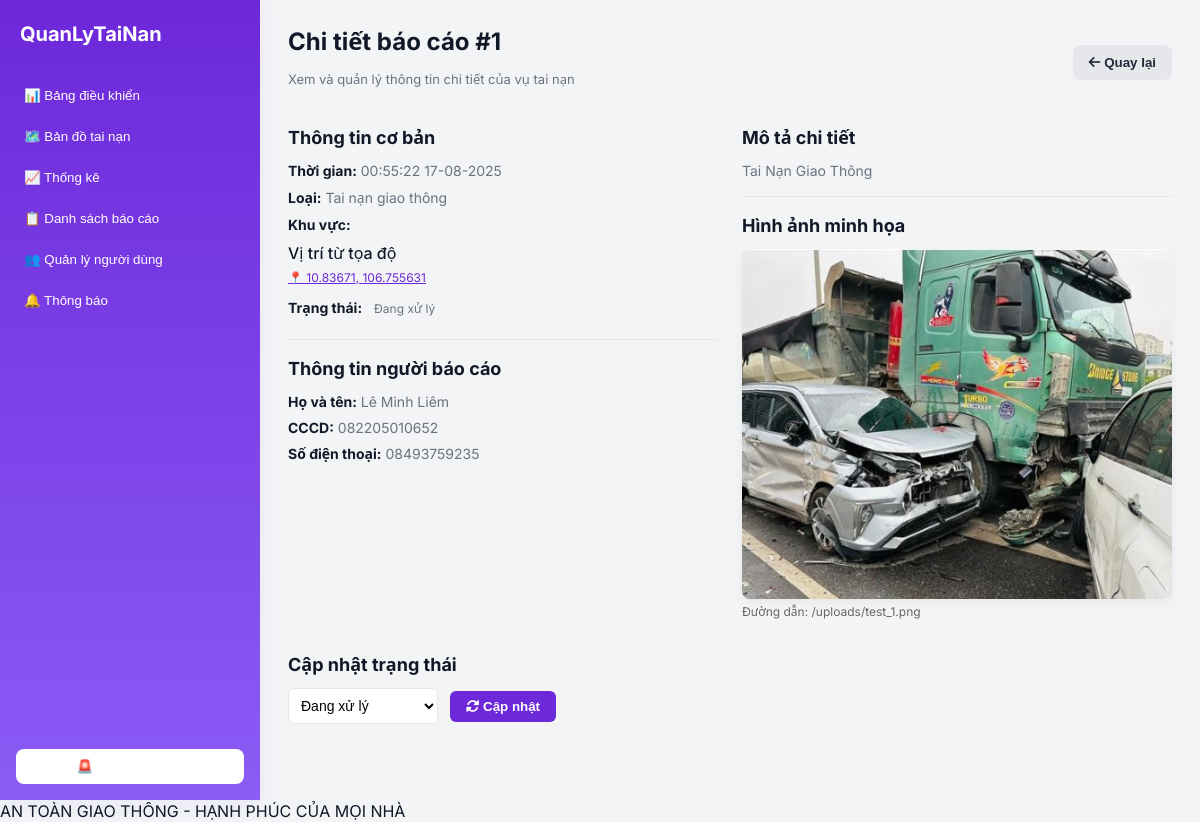
Page /admin/report/1 (signed in) on the earlier database version.
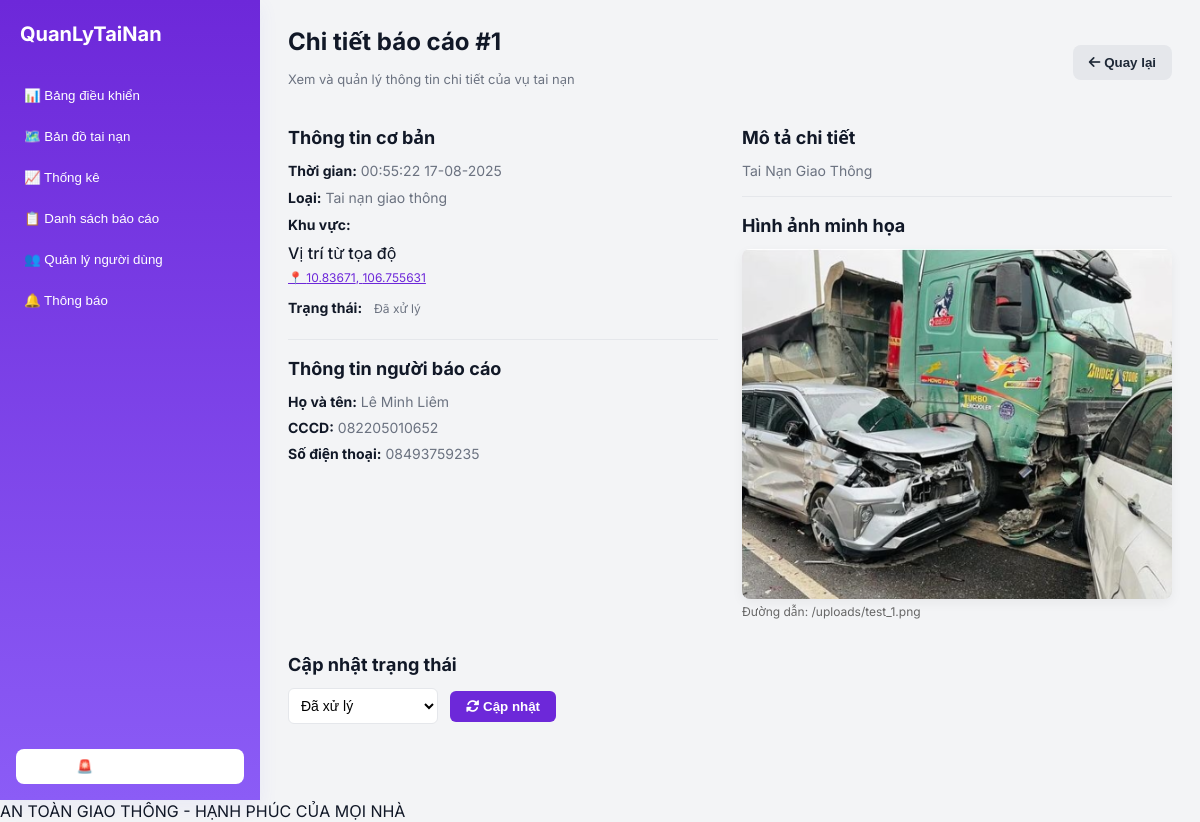
Same page on the later database version.
### back-end/database/models.py (models this page shows)
class AccidentReport(db.Model):
    __tablename__ = 'accident_report'
    id = db.Column(db.Integer, primary_key=True)
    name = db.Column(db.String(100), nullable=False)
    cccd = db.Column(db.String(12), nullable=False)
    phone = db.Column(db.String(20))
    image_filename = db.Column(db.String(255), nullable=False)
    location = db.Column(db.String(255), nullable=False)
    description = db.Column(db.Text, nullable=False)
    timestamp = db.Column(db.DateTime, default=datetime.utcnow)
    status = db.Column(db.String(50), default="Đang xử lý")
    severity = db.Column(db.String(50)) # Thêm cột này
    lat = db.Column(db.Float) # Thêm cột này
    lng = db.Column(db.Float) # Thêm cột này

### back-end/app.py (the view)
@app.route('/admin/report/<int:report_id>')
@login_required
def report_detail(report_id):
    report = AccidentReport.query.get_or_404(report_id)
    vietnam_timestamp = convert_to_vietnam_time(report.timestamp) if report.timestamp else None
    lat = None
    lng = None
    location_display = report.location or 'Không có tọa độ'
    if report.location and ',' in report.location:
        try:
            coords = report.location.split(',')
            lat = float(coords[0].strip())
            lng = float(coords[1].strip())
            location_display = 'Vị trí từ tọa độ'  # Text tùy chỉnh khi parse thành công
        except (ValueError, IndexError):
            pass  # Nếu parse lỗi, giữ nguyên location
    if report.lat and report.lng:
        lat = report.lat
        lng = report.lng
        location_display = report.location or 'Không rõ vị trí'
    return render_template('report_detail.html',
                           report=report,
                           vietnam_timestamp=vietnam_timestamp,  # Thời gian đã convert
                           lat=lat,
                           lng=lng,
                           location_display=location_display)  # Chuỗi hiển thị

### back-end/app.py (called while the page is built)
def convert_to_vietnam_time(utc_dt):
    if utc_dt:
        vietnam_timezone = pytz.timezone('Asia/Ho_Chi_Minh')
        utc_dt = pytz.utc.localize(utc_dt)
        return utc_dt.astimezone(vietnam_timezone)
    return None

def login_required(f):
    @functools.wraps(f)
    def decorated_function(*args, **kwargs):
        if 'logged_in' not in session:
            flash('Vui lòng đăng nhập để truy cập trang này.', 'error')
            return redirect(url_for('admin_login'))
        return f(*args, **kwargs)
    return decorated_function

### fornt-end/templates/report_detail.html (shortened to what this page needs)
<!DOCTYPE html>
<html lang="vi">
<head>
    <link rel="stylesheet" href="{{ url_for('static', filename='css/dashboard.css') }}">
    <link rel="stylesheet" href="{{ url_for('static', filename='css/report_detail.css') }}">
    <link rel="stylesheet" href="https://cdnjs.cloudflare.com/ajax/libs/font-awesome/6.0.0-beta3/css/all.min.css">
</head>
<body>
    <div class="app">
        <aside class="sidebar">
            <div class="brand">QuanLyTaiNan</div>
            <nav class="menu" aria-label="Main">
                <button class="menu-link" data-section="dashboard">📊 Bảng điều khiển</button>
                <button class="menu-link" data-section="map">🗺️ Bản đồ tai nạn</button>
                <button class="menu-link" data-section="stats">📈 Thống kê</button>
                <button class="menu-link" data-section="reports">📋 Danh sách báo cáo</button>
                <button class="menu-link" data-section="users">👥 Quản lý người dùng</button>
                <button class="menu-link" data-section="notif">🔔 Thông báo</button>
            </nav>
            <div class="bottom">
                <button class="btn-alert" id="btnEmergency">🚨 Báo cáo khẩn</button>
            </div>
        </aside>
        <main class="main">
            <div class="report-header">
                <div>
                    <h2>Chi tiết báo cáo #{{ report.id }}</h2>
                    <p class="subtitle">Xem và quản lý thông tin chi tiết của vụ tai nạn</p>
                </div>
                <button id="backButton" class="btn-back"><i class="fas fa-arrow-left"></i> Quay lại</button>
            </div>
            <div class="report-details">
                <div class="info-section">
                    <h3>Thông tin cơ bản</h3>
                    <p><strong>Thời gian:</strong> {{ vietnam_timestamp.strftime('%H:%M:%S %d-%m-%Y') if vietnam_timestamp else 'Không có thời gian' }}</p>
                    <p><strong>Loại:</strong> Tai nạn giao thông</p>
                    <p><strong>Khu vực:</strong>
                        {% if lat is not none and lng is not none %}
                            <div>
                                <div style="font-weight:500;margin-bottom:2px;">{{ location_display }}</div>
                                <a href="https://maps.google.com/maps?q={{ lat }},{{ lng }}" target="_blank"
                                   style="color:#6d28d9;text-decoration:underline;cursor:pointer;font-size:12px;"
                                   title="Xem vị trí trên Google Maps">
                                   📍 {{ lat }}, {{ lng }}
                                </a>
                            </div>
                        {% else %}
                            {{ location_display }}
                        {% endif %}
                    </p>
                    <p><strong>Trạng thái:</strong>
                        <span id="reportStatusBadge" class="badge">{{ report.status }}</span>
                    </p>
                    <div class="divider"></div>
                    <h3>Thông tin người báo cáo</h3>
                    <p><strong>Họ và tên:</strong> {{ report.name }}</p>
                    <p><strong>CCCD:</strong> {{ report.cccd }}</p>
                    <p><strong>Số điện thoại:</strong> {{ report.phone }}</p>
                </div>
                <div class="description-section">
                    <h3>Mô tả chi tiết</h3>
                    <p>{{ report.description }}</p>
                    <div class="divider"></div>
                    <h3>Hình ảnh minh họa</h3>
                    {% if report.image_filename %}
                        <img src="{{ url_for('uploaded_file', filename=report.image_filename) }}" alt="Hình ảnh tai nạn" class="report-image">
                        <p style="font-size: 12px; color: #666;">Đường dẫn: {{ url_for('uploaded_file', filename=report.image_filename) }}</p>
                    {% else %}
                        <p>Không có hình ảnh.</p>
                    {% endif %}
                </div>
            </div>
            <div class="action-section">
                <h3>Cập nhật trạng thái</h3>
                <form id="statusUpdateForm" method="POST">
                    <div class="status-form">
                        <select id="status-select" name="status">
                            <option value="Đang xử lý" {% if report.status == 'Đang xử lý' %}selected{% endif %}>Đang xử lý</option>
                            <option value="Đã xử lý" {% if report.status == 'Đã xử lý' %}selected{% endif %}>Đã xử lý</option>
                        </select>
                        <button type="submit" id="updateStatusBtn" class="btn-primary"><i class="fas fa-sync-alt"></i> Cập nhật</button>
                    </div>
                </form>
            </div>
        </main>
    </div>
    <footer>AN TOÀN GIAO THÔNG - HẠNH PHÚC CỦA MỌI NHÀ</footer>
</body>
</html>

### fornt-end/static/css/dashboard.css (style rules this page uses)
:root { --purple-500:#6d28d9; --purple-400:#8b5cf6; --bg:#f3f4f6; --muted:#6b7280; --card:#ffffff; --danger:#ef4444; --success:#10b981; --warning:#f59e0b; }
* { box-sizing:border-box }
body { margin:0; font-family:Inter, "Segoe UI", Roboto, Arial, sans-serif; background:var(--bg); color:#111827; }
.app { display:flex;min-height:100vh }
aside.sidebar { width:260px; background:linear-gradient(180deg,var(--purple-500),var(--purple-400)); color:white; display:flex; flex-direction:column; box-shadow: 0 6px 18px rgba(99,102,241,0.08); transition: width 0.3s ease-in-out; }
.brand { padding:22px 20px; font-weight:700; font-size:20px }
nav.menu { padding:10px 12px; display:flex;flex-direction:column; gap:6px }
.menu button { background:transparent;border:0;color:inherit;padding:10px 12px;border-radius:8px;text-align:left;cursor:pointer;display:flex;gap:10px;align-items:center }
.sidebar .bottom { margin-top:auto;padding:16px }
.btn-alert { width:100%;padding:10px;border-radius:8px;border:0;background:#fff;color:var(--purple-600);font-weight:600;cursor:pointer }
main.main { flex:1; padding:24px 28px; transition: margin-left 0.3s ease-in-out; }
.badge { display:inline-block;padding:6px 8px;border-radius:999px;font-size:12px }

### fornt-end/static/css/report_detail.css (style rules this page uses)
.report-header { display: flex; justify-content: space-between; align-items: center; margin-bottom: 24px; }
.report-header h2 { margin: 0; font-size: 24px; font-weight: 700; }
.subtitle { color: var(--muted); font-size: 13px; }
.btn-back { padding: 10px 16px; border-radius: 8px; background: #e5e7eb; color: #1f2937; text-decoration: none; border: none; cursor: pointer; font-weight: 600; }
.report-details { display: grid; grid-template-columns: 1fr 1fr; gap: 24px; margin-bottom: 24px; }
.report-details h3 { margin: 0 0 12px 0; font-size: 18px; }
.report-details p { margin: 0 0 8px 0; color: var(--muted); font-size: 14px; }
.report-details p strong { color: #111827; }
.divider { margin: 16px 0; border: 0; border-top: 1px solid #e5e7eb; }
.report-image { width: 100%; height: 350px; object-fit: cover; border-radius: 8px; box-shadow: 0 4px 12px rgba(0,0,0,0.05); }
.action-section { margin-top: 24px; }
.action-section h3 { font-size: 18px; margin-bottom: 12px; }
.status-form { display: flex; align-items: center; gap: 12px; }
.status-form select { padding: 8px; border-radius: 6px; border: 1px solid #e5e7eb; background: #fff; min-width: 150px; font-size: 14px; }
.btn-primary { padding: 8px 16px; border-radius: 6px; border: 0; background: var(--purple-500); color: #fff; cursor: pointer; font-weight: 600; transition: background 0.2s ease; }
.menu-link { background: transparent; border: 0; color: inherit; padding: 10px 12px; border-radius: 8px; text-align: left; cursor: pointer; display: flex; gap: 10px; align-items: center; width: 100%; }

Differences in the rows shown:
changed AccidentReport "Lê Minh Liêm": status "Đang xử lý" → "Đã xử lý"
